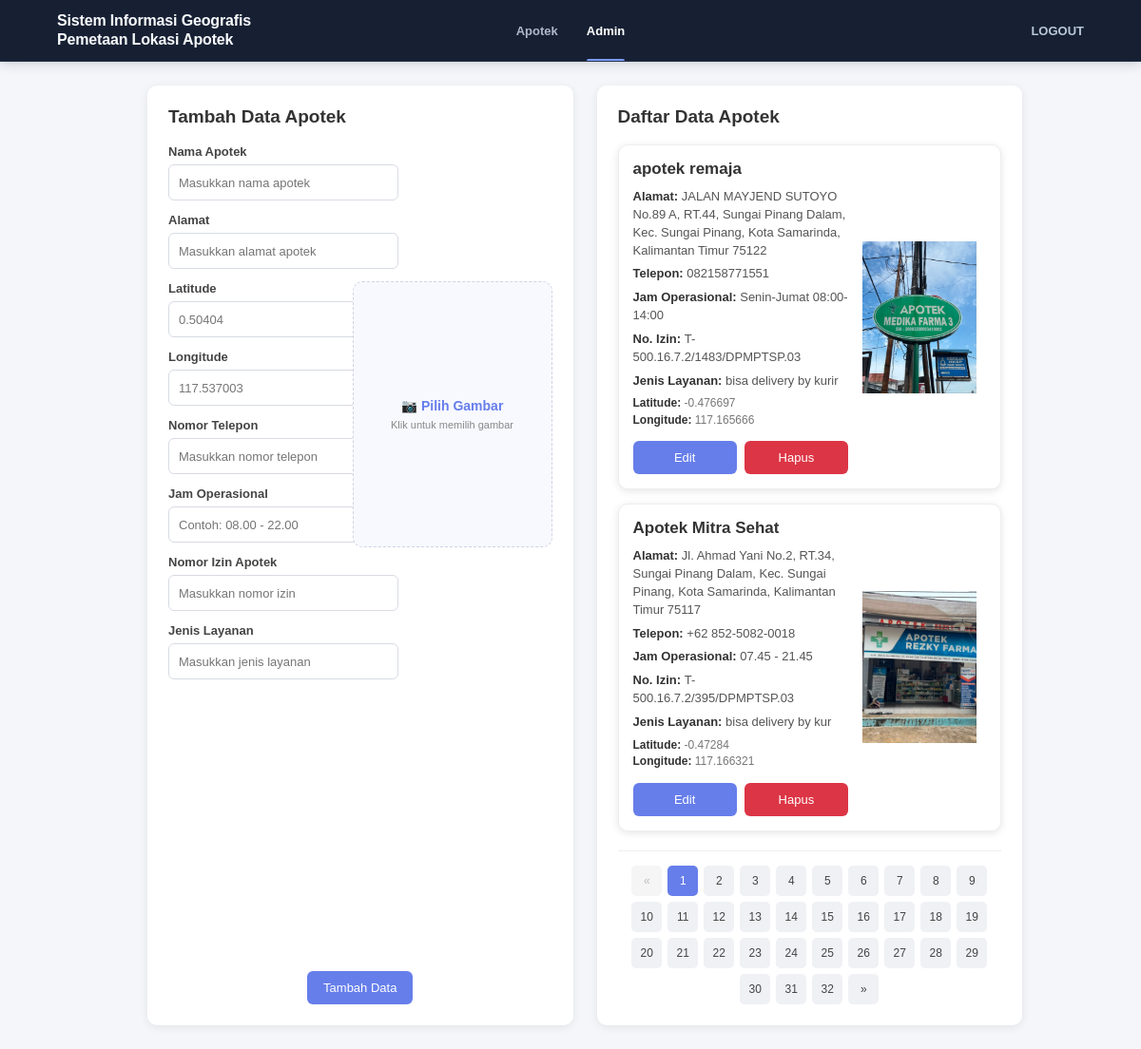
/admin.php (signed in), run on the app's committed database.
### tables this page shows
CREATE TABLE `apotek` (
  `id` int(11) NOT NULL,
  `nama` varchar(150) NOT NULL,
  `alamat` text NOT NULL,
  `latitude` double NOT NULL,
  `longitude` double NOT NULL,
  `telepon` varchar(20) DEFAULT NULL,
  `gambar` varchar(255) DEFAULT NULL,
  `kategori` varchar(20) NOT NULL DEFAULT 'apotek',
  `jam_operasional` varchar(100) DEFAULT NULL,
  `no_izin` varchar(100) DEFAULT NULL,
  `jenis_layanan` varchar(100) DEFAULT NULL
);

### admin.php (the view, shortened to what the rows shown need)
<?php
include "koneksi.php";
$per_page = 2;
$page =
    isset($_GET['page'])
        ? (int) $_GET['page']
        : 1;
$offset =
    ($page - 1) * $per_page;
$query = "
    SELECT *
    FROM apotek
    ORDER BY id
    LIMIT $per_page OFFSET $offset
";
$result =
    $conn->query($query);
$apotek_list = [];
if ($result) {
    while ($row =
        $result->fetch_assoc()
    ) {
        $apotek_list[] =
            $row;
    }
}
?>
<!DOCTYPE html>
<html lang="id">
<head>
</head>
<body>
<div class="container">
    <div class="main-content">
        <div class="data-section">
            <div class="data-list">
                <?php if (!empty($apotek_list)): ?>
                    <?php foreach ($apotek_list as $data): ?>
                        <div class="data-card">
                            <div class="data-card-content">
                                <h4>
                                    <?= htmlspecialchars($data['nama']) ?>
                                </h4>
                                <div class="data-info">
                                    <div>
                                        <strong>
                                            Alamat:
                                        </strong>
                                        <?= htmlspecialchars($data['alamat']) ?>
                                    </div>
                                    <div>
                                        <strong>
                                            Telepon:
                                        </strong>
                                        <?= htmlspecialchars($data['telepon']) ?>
                                    </div>
                                    <div>
                                        <strong>
                                            Jam Operasional:
                                        </strong>
                                        <?= htmlspecialchars($data['jam_operasional']) ?>
                                    </div>
                                    <div>
                                        <strong>
                                            No. Izin:
                                        </strong>
                                        <?= htmlspecialchars($data['no_izin']) ?>
                                    </div>
                                    <div>
                                        <strong>
                                            Jenis Layanan:
                                        </strong>
                                        <?= htmlspecialchars($data['jenis_layanan']) ?>
                                    </div>
                                    <div class="coordinates">
                                        <strong>
                                            Latitude:
                                        </strong>
                                        <?= htmlspecialchars($data['latitude']) ?>
                                        <br>
                                        <strong>
                                            Longitude:
                                        </strong>
                                        <?= htmlspecialchars($data['longitude']) ?>
                                    </div>
                                </div>
                                <div class="card-actions">
                                    <a
                                        href="admin.php?edit=<?= (int) $data['id'] ?>"
                                        class="btn btn-edit"
                                    >
                                        Edit
                                    </a>
                                    <a
                                        href="admin.php?delete=<?= (int) $data['id'] ?>"
                                        class="btn btn-delete"
                                        onclick="return confirm('Yakin ingin menghapus data ini?')"
                                    >
                                        Hapus
                                    </a>
                                </div>
                            </div>
                            <?php if (!empty($data['gambar'])): ?>
                                <img
                                    src="uploads/<?= htmlspecialchars($data['gambar']) ?>"
                                    alt="<?= htmlspecialchars($data['nama']) ?>"
                                    class="data-card-image"
                                >
                            <?php else: ?>
                                <div class="data-card-image-empty">
                                    Tidak ada gambar
                                </div>
                            <?php endif; ?>
                        </div>
                    <?php endforeach; ?>
                <?php else: ?>
                    <div class="empty-data">
                        Belum ada data apotek.
                    </div>
                <?php endif; ?>
            </div>
        </div>
    </div>
</div>
</body>
</html>

### data on the page
apotek: nama "apotek remaja", alamat "JALAN MAYJEND SUTOYO No.89 A, RT.44, Sungai Pinang Dalam, Kec. Sungai Pinang, Kota Samarinda, Kalimantan Timur 75122", telepon "082158771551", jam_operasional "Senin-Jumat 08:00-14:00", no_izin "T-500.16.7.2/1483/DPMPTSP.03", jenis_layanan "bisa delivery by kurir", latitude "-0.476697", longitude "117.165666", gambar (picture)
apotek: nama "Apotek Mitra Sehat", alamat "Jl. Ahmad Yani No.2, RT.34, Sungai Pinang Dalam, Kec. Sungai Pinang, Kota Samarinda, Kalimantan Timur 75117", telepon "+62 852-5082-0018", jam_operasional "07.45 - 21.45", no_izin "T-500.16.7.2/395/DPMPTSP.03", jenis_layanan "bisa delivery by kur", latitude "-0.47284", longitude "117.166321", gambar (picture)
